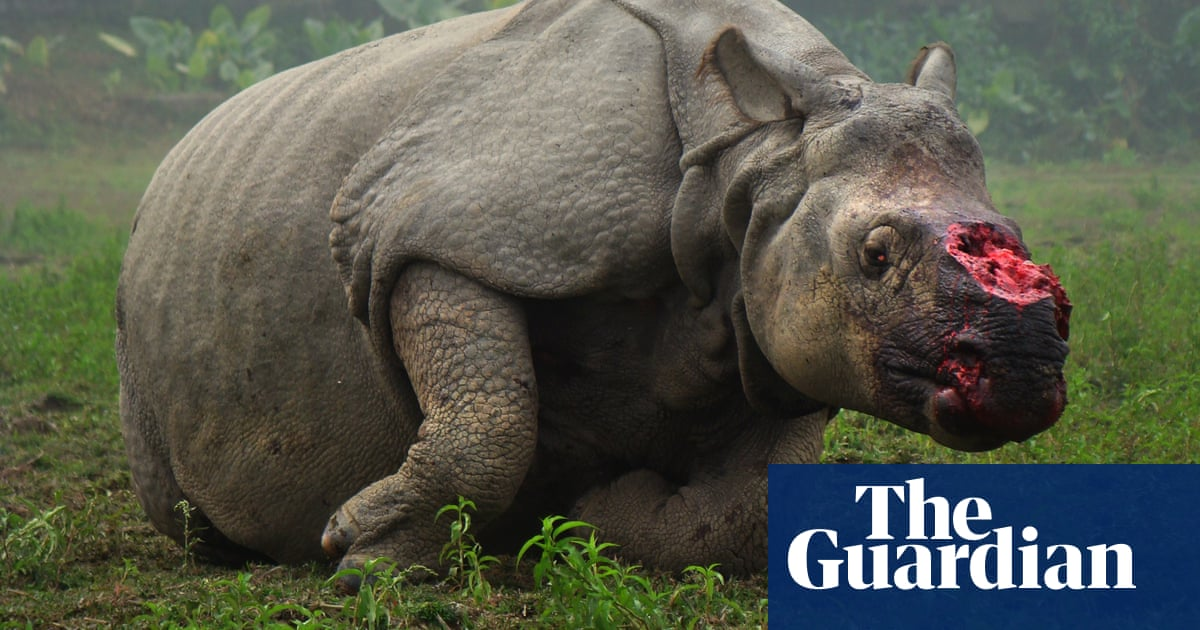
#> input picture Resources/nohornRhino.jpeg, 1200 x 630 px
$ python bloodDetection.py
#> lines starting #> are read from the running program, lines starting #| are printed output that depends on the picture; after the words box and inside, x2 and y2 are one past the last pixel; in counts of white or black regions, pixels touching at a corner belong together
import cv2
import numpy as np

frame = cv2.imread('Resources/nohornRhino.jpeg')
#> frame is the input picture: shape (630, 1200, 3); mean B, G, R 76.8, 89.5, 87
hsv_frame = cv2.cvtColor(frame,cv2.COLOR_BGR2HSV)
#> hsv_frame: shape (630, 1200, 3); mean H, S, V 40.9, 79.4, 97.8

# Blood Color
low_red = np.array([161, 155, 84])
high_red = np.array([179,255,255])
red_mask = cv2.inRange(hsv_frame, low_red, high_red)
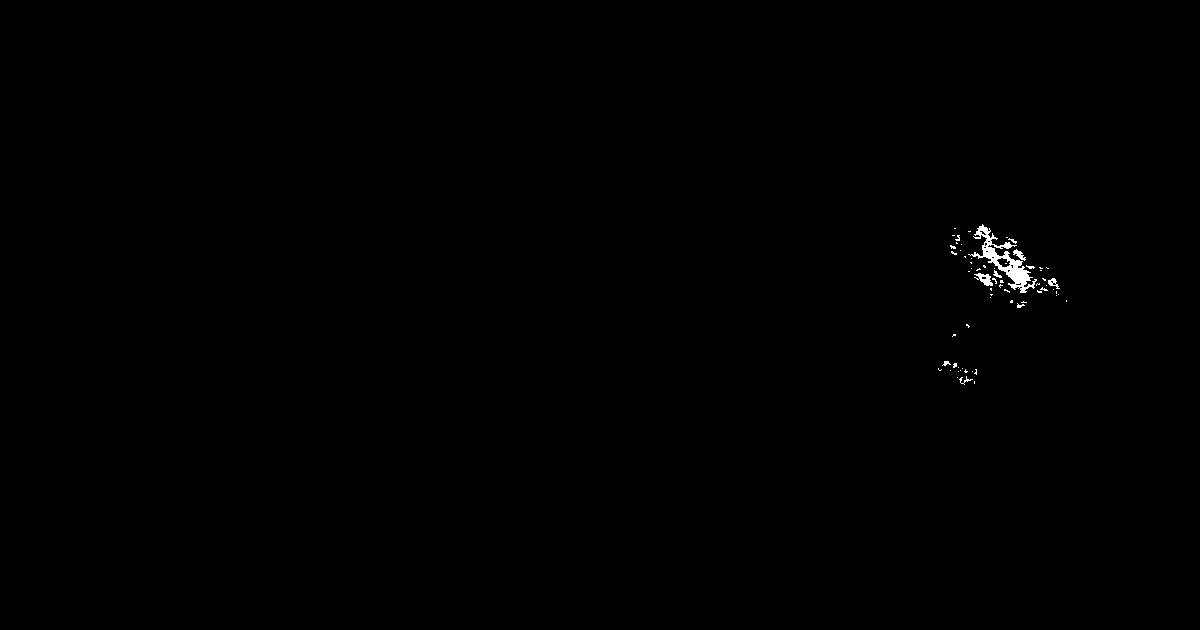
#> red_mask: shape (630, 1200); 0.24% white; 65 white regions (55 under 20 px), largest, box (x1, y1, x2, y2) and area: (968, 224, 1037, 293) 1139, (974, 273, 993, 286) 126, (1013, 249, 1026, 261) 67
red = cv2.bitwise_and(frame, frame, mask=red_mask)

cv2.imshow("img", frame)
cv2.imshow("Red mask", red)
cv2.waitKey(0)
